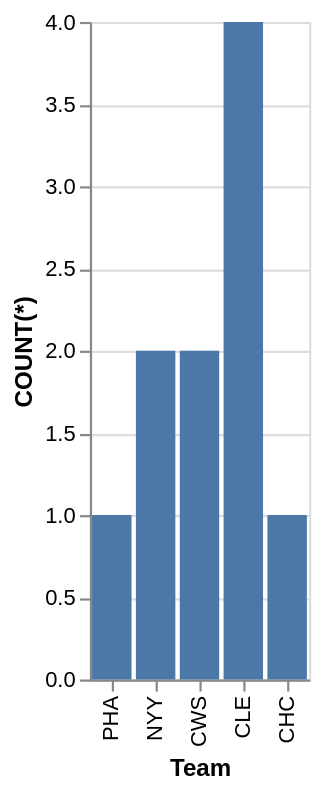

Source (Vega-Lite JSON):
### Vega-Lite specification from a JSON file in a GitHub repository (floating-point values rounded to 4 significant figures)
{"data": {"values": [{"x_data": "PHA", "y_data": 1}, {"x_data": "NYY", "y_data": 2}, {"x_data": "CWS", "y_data": 2}, {"x_data": "CLE", "y_data": 4}, {"x_data": "CHC", "y_data": 1}]}, "mark": "bar", "encoding": {"x": {"field": "x_data", "type": "nominal", "title": "Team", "sort": "descending"}, "y": {"field": "y_data", "type": "quantitative", "title": "COUNT(*)"}}}
